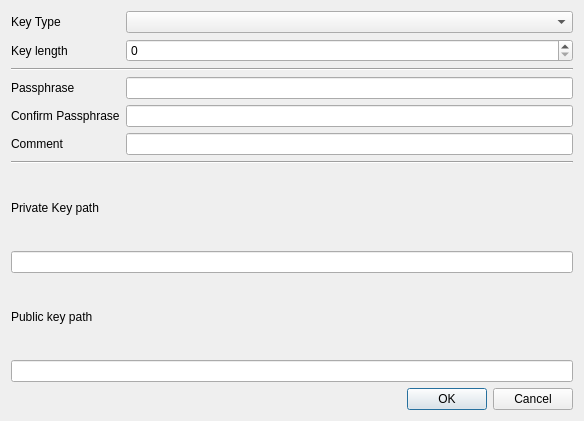
<?xml version="1.0" encoding="UTF-8"?>
<ui version="4.0">
 <class>CreatePublicKey</class>
 <widget class="QDialog" name="CreatePublicKey">
  <property name="geometry">
   <rect>
    <x>0</x>
    <y>0</y>
    <width>584</width>
    <height>421</height>
   </rect>
  </property>
  <property name="windowTitle">
   <string>Key Generation</string>
  </property>
  <layout class="QVBoxLayout" name="verticalLayout">
   <item>
    <layout class="QGridLayout" name="gridLayout">
     <item row="7" column="0" colspan="2">
      <widget class="QLabel" name="label_6">
       <property name="text">
        <string>Private Key path</string>
       </property>
      </widget>
     </item>
     <item row="0" column="1">
      <widget class="QComboBox" name="comboBoxKeyType"/>
     </item>
     <item row="2" column="0" colspan="2">
      <widget class="Line" name="line">
       <property name="orientation">
        <enum>Qt::Horizontal</enum>
       </property>
      </widget>
     </item>
     <item row="0" column="0">
      <widget class="QLabel" name="label">
       <property name="text">
        <string>Key Type</string>
       </property>
      </widget>
     </item>
     <item row="4" column="1">
      <widget class="QLineEdit" name="lineEditConfirmPassphrase"/>
     </item>
     <item row="1" column="1">
      <widget class="QSpinBox" name="spinBoxKeyLength"/>
     </item>
     <item row="6" column="0" colspan="2">
      <widget class="Line" name="line_2">
       <property name="orientation">
        <enum>Qt::Horizontal</enum>
       </property>
      </widget>
     </item>
     <item row="4" column="0">
      <widget class="QLabel" name="label_3">
       <property name="text">
        <string>Confirm Passphrase</string>
       </property>
      </widget>
     </item>
     <item row="3" column="0">
      <widget class="QLabel" name="label_2">
       <property name="text">
        <string>Passphrase</string>
       </property>
      </widget>
     </item>
     <item row="3" column="1">
      <widget class="QLineEdit" name="lineEditPassphrase"/>
     </item>
     <item row="5" column="1">
      <widget class="QLineEdit" name="lineEditComment"/>
     </item>
     <item row="5" column="0">
      <widget class="QLabel" name="label_4">
       <property name="text">
        <string>Comment</string>
       </property>
      </widget>
     </item>
     <item row="1" column="0">
      <widget class="QLabel" name="label_5">
       <property name="text">
        <string>Key length</string>
       </property>
      </widget>
     </item>
     <item row="8" column="0" colspan="2">
      <widget class="QLineEdit" name="lineEditPrivateKeyPath"/>
     </item>
     <item row="9" column="0" colspan="2">
      <widget class="QLabel" name="label_7">
       <property name="text">
        <string>Public key path</string>
       </property>
      </widget>
     </item>
     <item row="10" column="0" colspan="2">
      <widget class="QLineEdit" name="lineEditPublicKeyPath"/>
     </item>
    </layout>
   </item>
   <item>
    <widget class="QDialogButtonBox" name="buttonBox">
     <property name="standardButtons">
      <set>QDialogButtonBox::Cancel|QDialogButtonBox::Ok</set>
     </property>
    </widget>
   </item>
  </layout>
 </widget>
 <resources/>
 <connections/>
</ui>
